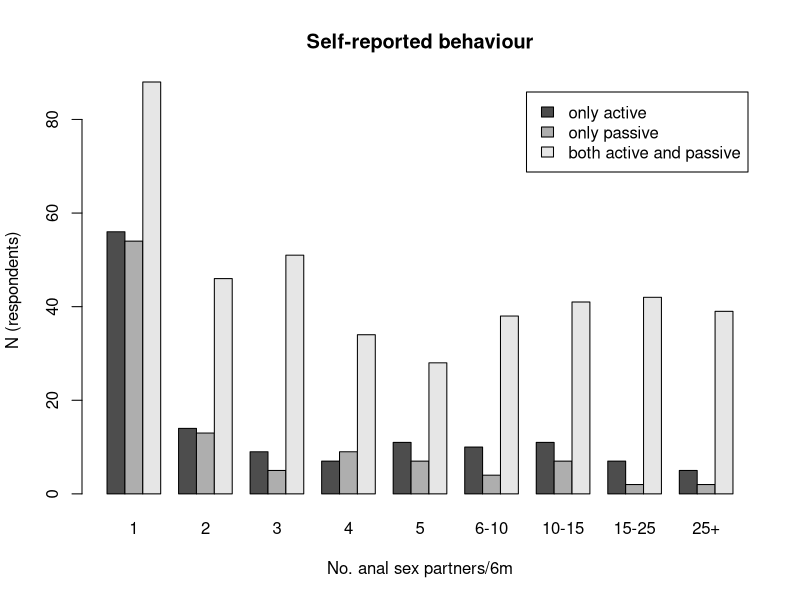
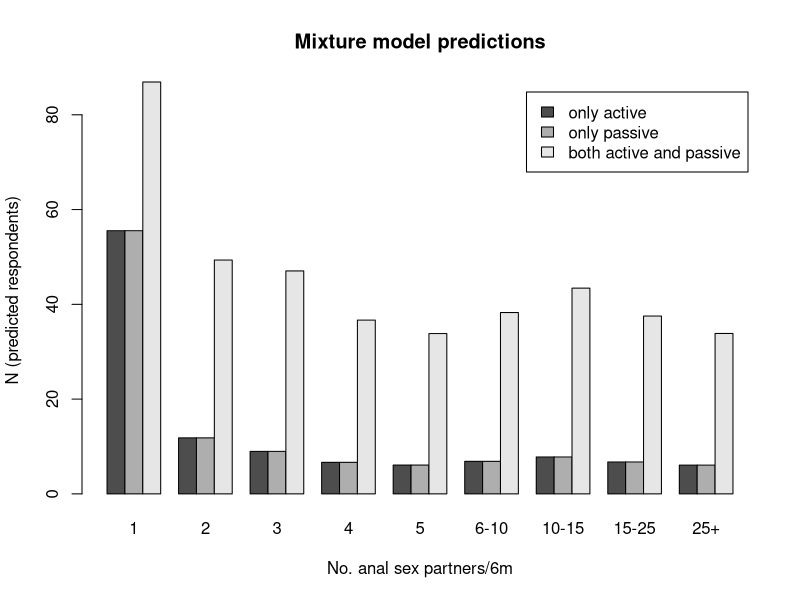

Source code (R) for these figures, in order:
library("foreign")

sexpartners <- read.csv("sexpartners.csv",header=T)

table(sexpartners$analsx6m)
table(sexpartners$nranpa6m)

summary(sexpartners$nranpa6m[sexpartners$analsx6m==1])

catanpa6m <- ifelse(sexpartners$nranpa6m == 0, 0, NA)
catanpa6m[sexpartners$nranpa6m == 1] <- 1
catanpa6m[sexpartners$nranpa6m == 2] <- 2
catanpa6m[sexpartners$nranpa6m == 3] <- 3
catanpa6m[sexpartners$nranpa6m == 4] <- 4
catanpa6m[sexpartners$nranpa6m == 5] <- 5
catanpa6m[sexpartners$nranpa6m >=  6 & sexpartners$nranpa6m < 10] <- 6
catanpa6m[sexpartners$nranpa6m >= 10 & sexpartners$nranpa6m < 15] <- 10
catanpa6m[sexpartners$nranpa6m >= 15 & sexpartners$nranpa6m < 25] <- 15
catanpa6m[sexpartners$nranpa6m >= 25] <- 25
table(catanpa6m)

table(catanpa6m, sexpartners$analsxpos)
chisq.test(table(catanpa6m[catanpa6m>=1], sexpartners$analsxpos[catanpa6m>=1]))
chisq.test(table(catanpa6m[catanpa6m>=2], sexpartners$analsxpos[catanpa6m>=2]))

analsxpos <- array(NA, dim=c(9,3))
index <- 0
for (i in 1:25) {
  temp <- table(sexpartners$analsxpos[catanpa6m==i])
  if (sum(temp)) {
    index <- index + 1
    for (j in 1:3) analsxpos[index, j] <- temp[j]/sum(temp)
  }
}

# likelihood for saturated model
x <- table(sexpartners$nranpa6m[catanpa6m>=1],sexpartners$analsxpos[catanpa6m>=1])
analsxp <- array(NA, dim=dim(x))
for (i in 1:dim(x)[1]) analsxp[i, ] <- x[i, ]/apply(x, 1, sum)[i]
ll_satmod = x * log(analsxp)
sum(ll_satmod, na.rm=T)

# likelihood for homogeneous model
x <- table(sexpartners$nranpa6m[catanpa6m>=1],sexpartners$analsxpos[catanpa6m>=1])
n <- as.numeric(rownames(x))
p = 0.49
log_likelihood = array(NA, dim=dim(x))
log_likelihood[,1] = x[,1] * log(p^n)
log_likelihood[,2] = x[,2] * log(p^n)
log_likelihood[,3] = x[,3] * log(1 - 2 * p^n)
sum(log_likelihood)

# write a function and optimize() to find optimum
grrr <- function(p) {
  log_likelihood[,1] = x[,1] * log(p^n)
  log_likelihood[,2] = x[,2] * log(p^n)
  log_likelihood[,3] = x[,3] * log(1 - 2 * p^n)
  sum(-log_likelihood)
}
optimize(grrr, interval=c(0,0.5))
pi <- optimize(grrr, interval=c(0,0.5))$minimum
ll <- -optimize(grrr, interval=c(0,0.5))$objective

# simulated data
xsim <- x
xsim[,1] <- apply(x, 1, sum) * pi^n
xsim[,2] <- apply(x, 1, sum) * pi^n
xsim[,3] <- apply(x, 1, sum) * (1 - 2 * pi^n)

analsxsim <- array(NA, dim=c(9,3))
for (i in 1:5) analsxsim[i, ] <- xsim[i, ]
analsxsim[6,] <- apply(xsim[n>=6  & n<10, ], 2, sum)
analsxsim[7,] <- apply(xsim[n>=10 & n<15, ], 2, sum)
analsxsim[8,] <- apply(xsim[n>=15 & n<25, ], 2, sum)
analsxsim[9,] <- apply(xsim[n>=25, ], 2, sum)

analsxdat <- array(NA, dim=c(9,3))
index <- 0
for (i in 1:25) {
  temp <- table(sexpartners$analsxpos[catanpa6m==i])
  if (sum(temp)) {
    index <- index + 1
    analsxdat[index, ] <- temp
  }
}

x11()
barplot(t(analsxdat), beside=TRUE,
 names.arg=c("1","2","3","4","5","6-10","10-15","15-25","25+"),
 legend.text=c("only active",
               "only passive",
               "both active and passive"))
title("Self-reported behaviour")
title(xlab="No. anal sex partners/6m", ylab="N (respondents)")

# likelihood for heterogeneous model
x <- table(sexpartners$nranpa6m[catanpa6m>=1],sexpartners$analsxpos[catanpa6m>=1])
n <- as.numeric(rownames(x))
p = 0.2
q = 0.2
log_likelihood = array(NA, dim=dim(x))
log_likelihood[,1] = x[,1] * log(q + (1 - 2*q) * p^n)
log_likelihood[,2] = x[,2] * log(q + (1 - 2*q) * p^n)
log_likelihood[,3] = x[,3] * log(1 - 2*q - 2 * (1 - 2*q) * p^n)
sum(log_likelihood)

# write a function and optim() to find minimum
brrr <- function(pars) {
  p = pars[1]
  q = pars[2]
  log_likelihood[,1] = x[,1] * log(q + (1 - 2*q) * p^n)
  log_likelihood[,2] = x[,2] * log(q + (1 - 2*q) * p^n)
  log_likelihood[,3] = x[,3] * log(1 - 2*q - 2 * (1 - 2*q) * p^n)
  sum(-log_likelihood)
}
optim(c(0.2,0.2), brrr)

qu  <- optim(c(0.2,0.2), brrr)$par[2]
pi2 <- optim(c(0.2,0.2), brrr)$par[1]
ll2 <- -optim(c(0.2,0.2), brrr)$value

# simulated data
xsim <- x
xsim[,1] <- apply(x, 1, sum) * (qu + (1 - 2*qu) * pi2^n)
xsim[,2] <- apply(x, 1, sum) * (qu + (1 - 2*qu) * pi2^n)
xsim[,3] <- apply(x, 1, sum) * (1 - 2*qu - 2 * (1 - 2*qu) * pi2^n)

analsxsim2 <- array(NA, dim=c(9,3))
for (i in 1:5) analsxsim2[i, ] <- xsim[i, ]
analsxsim2[6,] <- apply(xsim[n>=6  & n<10, ], 2, sum)
analsxsim2[7,] <- apply(xsim[n>=10 & n<15, ], 2, sum)
analsxsim2[8,] <- apply(xsim[n>=15 & n<25, ], 2, sum)
analsxsim2[9,] <- apply(xsim[n>=25, ], 2, sum)

x11()
barplot(t(analsxsim2), beside=TRUE,
 names.arg=c("1","2","3","4","5","6-10","10-15","15-25","25+"),
 legend.text=c("only active",
               "only passive",
               "both active and passive"))
title("Mixture model predictions")
title(xlab="No. anal sex partners/6m", ylab="N (predicted respondents)")

# think of a goodness-of-fit test...
deviance_ll <- -2*ll - -2*sum(ll_satmod, na.rm=T)
df_ll  <- dim(ll_satmod)[1] * 2 - 1
1 - pchisq(q=deviance_ll, df=df_ll)

deviance_ll2 <- -2*ll2 - -2*sum(ll_satmod, na.rm=T)
df_ll2  <- dim(ll_satmod)[1] * 2 - 2
1 - pchisq(q=deviance_ll2, df=df_ll2)

# likelihood for restricted model
x <- table(sexpartners$nranpa6m[catanpa6m>=1],sexpartners$analsxpos[catanpa6m>=1])
analsxp2 <- array(NA, dim=dim(x))
for (i in 1:dim(x)[1]) {
  analsxp2[i,1] <- 0.5*(x[i,1] + x[i,2])/apply(x, 1, sum)[i]
  analsxp2[i,2] <- analsxp2[i,1]
  analsxp2[i,3] <- x[i,3]/apply(x, 1, sum)[i]
}
ll_resmod = x * log(analsxp2)
sum(ll_resmod, na.rm=T)

deviance_resmod <- -2*sum(ll_resmod, na.rm=T) - -2*sum(ll_satmod, na.rm=T)
df_resmod  <- dim(ll_resmod)[1]
1 - pchisq(q=deviance_resmod, df=df_resmod)

deviance_dif <- deviance_ll2 - deviance_resmod
df_dif <- df_ll2 - df_resmod
1 - pchisq(q=deviance_dif, df=df_dif)

# alternative: goodness-of-fit on frequency table

analsxdat # observed freq table
analsxsim2 # expected freq table
X2 <- sum((abs(analsxdat-analsxsim2)-0.5)^2/analsxsim2)
1 - pchisq(q=X2, df=dim(analsxdat)[1]*2)
